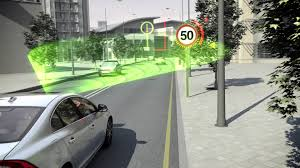
#> input picture tutorials/image.jpg, 300 x 168 px, found by its file name
$ python discreteFourierTransform.py
#> lines starting #> are read from the running program, lines starting #| are printed output that depends on the picture
import numpy as np
from cv2 import cv2

def main():

    image = cv2.imread("D:/camera-calibration/image.jpg", cv2.IMREAD_GRAYSCALE)
#> image: shape (168, 300); min 0, max 255, mean 140.3

    rows, cols = image.shape
#> rows = 168; cols = 300
    m = cv2.getOptimalDFTSize( rows )
#> m = 180
    n = cv2.getOptimalDFTSize( cols )
#> n = 300
    padded = cv2.copyMakeBorder(image, 0, m - rows, 0, n - cols, cv2.BORDER_CONSTANT, value=[0, 0, 0])
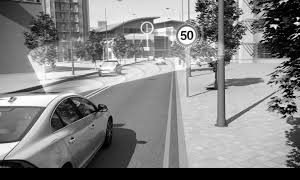
#> padded: shape (180, 300); min 0, max 255, mean 130.9

    planes = [np.float32(padded), np.zeros(padded.shape, np.float32)]
    complexI = cv2.merge(planes)         # Add to the expanded another plane with zeros

    cv2.dft(complexI, complexI)         # this way the result may fit in the source matrix

    cv2.split(complexI, planes)                   # planes[0] = Re(DFT(I), planes[1] = Im(DFT(I))
    cv2.magnitude(planes[0], planes[1], planes[0])# planes[0] = magnitude
    magI = planes[0]

    matOfOnes = np.ones(magI.shape, dtype=magI.dtype)
    cv2.add(matOfOnes, magI, magI) #  switch to logarithmic scale
#> matOfOnes: shape (180, 300) float32; every value is 1
    cv2.log(magI, magI)

    magI_rows, magI_cols = magI.shape
#> magI_rows = 180; magI_cols = 300
    # crop the spectrum, if it has an odd number of rows or columns
    magI = magI[0:(magI_rows & -2), 0:(magI_cols & -2)]
    cx = int(magI_rows/2)
#> cx = 90
    cy = int(magI_cols/2)
#> cy = 150
    q0 = magI[0:cx, 0:cy]         # Top-Left - Create a ROI per quadrant
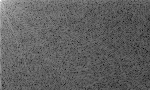
#> q0: shape (90, 150) float32; min 3.57, max 15.77, mean 8.17; drawn with min black and max white
    q1 = magI[cx:cx+cx, 0:cy]     # Top-Right
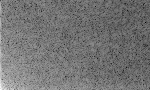
#> q1: shape (90, 150) float32; min 3.14, max 13.77, mean 8; drawn with min black and max white
    q2 = magI[0:cx, cy:cy+cy]     # Bottom-Left
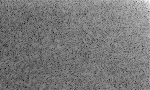
#> q2: shape (90, 150) float32; min 3.14, max 13.39, mean 7.99; drawn with min black and max white
    q3 = magI[cx:cx+cx, cy:cy+cy] # Bottom-Right
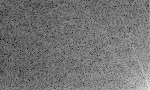
#> q3: shape (90, 150) float32; min 3.57, max 13.59, mean 8.13; drawn with min black and max white
    tmp = np.copy(q0)               # swap quadrants (Top-Left with Bottom-Right)
    magI[0:cx, 0:cy] = q3
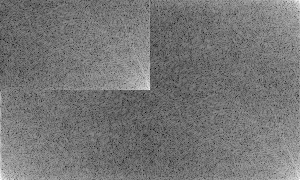
#> magI: shape (180, 300) float32; min 3.14, max 13.77, mean 8.06; drawn with min black and max white
    magI[cx:cx + cx, cy:cy + cy] = tmp
    tmp = np.copy(q1)               # swap quadrant (Top-Right with Bottom-Left)
    magI[cx:cx + cx, 0:cy] = q2
    magI[0:cx, cy:cy + cy] = tmp
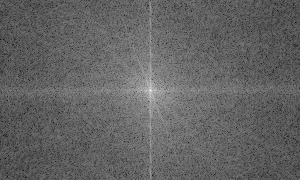
#> magI: shape (180, 300) float32; min 3.14, max 15.77, mean 8.07; drawn with min black and max white

    cv2.normalize(magI, magI, 0, 1, cv2.NORM_MINMAX) # Transform the matrix with float values into a

    cv2.imshow("Input Image"       , image   )    # Show the result
    cv2.imshow("spectrum magnitude", magI)
    cv2.waitKey()
if __name__ == "__main__":
    main()
